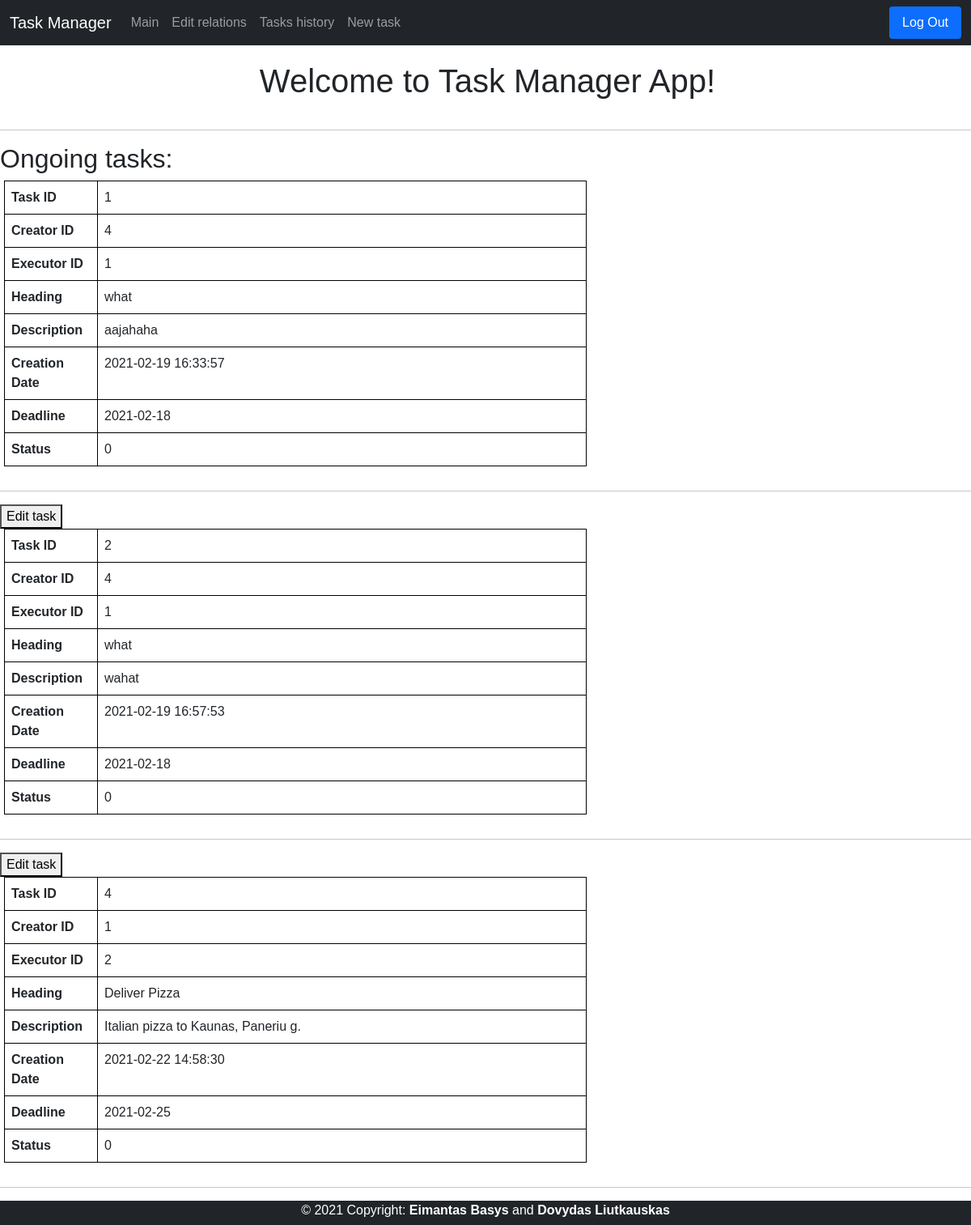
The page / (signed in) on the database its author committed.
### tables this page shows
CREATE TABLE tasks(id INTEGER PRIMARY KEY, creator_id INTEGER, executor_id INTEGER, heading TEXT, description TEXT, creation_date TIMESTAMP DEFAULT CURRENT_TIMESTAMP,
deadline_date TIMESTAMP, status INTEGER);

### application.py (the view, shortened to what this page needs)
@app.route("/", methods=["GET", "POST"])
def index():
    if request.method == "GET":
        if session.get("user_id") is None:
            return redirect("/login")
        else:
            connection = sqlite3.connect('data.db')
            db = connection.cursor()
            db.execute("SELECT * FROM tasks WHERE executor_id = ? OR creator_id = ?",
                       (session["user_id"], session["user_id"],))
            rows = db.fetchall()
            return render_template("index.html", rows=rows)

### templates/index.html (shortened to what this page needs)
{% extends "layout.html" %}
{% block main %}
<h1 class="pageTitle">Welcome to Task Manager App!</h1>
<hr>
<h2>Ongoing tasks:</h2>
{% for row in rows %}
<div class="container-2">
    <form action="/" method="POST">
        <table class="table">
            <tr class="borderr">
                <th scope="col" class="borderName">Task ID</th>
                <td class="borderr">{{ row[0] }}</td>
            </tr>
            <tr class="borderr">
                <th scope="col" class="borderName">Creator ID</th>
                <td class="borderr">{{ row[1] }}</td>
            </tr>
            <tr class="borderr">
                <th scope="col" class="borderName">Executor ID</th>
                <td class="borderr">{{ row[2] }}</td>
            </tr>
            <tr class="borderr">
                <th scope="col" class="borderName">Heading</th>
                <td class="borderr">{{ row[3] }}</td>
            </tr>
            <tr class="borderr">
                <th scope="col" class="borderName">Description</th>
                <td class="borderr">{{ row[4] }}</td>
            </tr>
            <tr class="borderr">
                <th scope="col" class="borderName">Creation Date</th>
                <td class="borderr">{{ row[5] }}</td>
            </tr>
            <tr class="borderr">
                <th scope="col" class="borderName">Deadline</th>
                <td class="borderr">{{ row[6] }}</td>
            </tr>
            <tr class="borderr">
                <th scope="col" class="borderName">Status</th>
                <td class="borderr">{{ row[7] }}</td>
            </tr>
        </table>
        <hr>
        <button type="submit" name="task_id" value="{{ row[0] }}">Edit task</button>
    </form>
</div>
{% endfor %}
{% endblock %}

### templates/layout.html (shortened to what this page needs)
<!doctype html>
<html lang="en">
<head>
  <link href="https://cdn.jsdelivr.net/npm/bootstrap@5.0.0-beta2/dist/css/bootstrap.min.css" rel="stylesheet"
>
  <link href="/static/styles.css" rel="stylesheet">
</head>
<body>
  <nav class="navbar navbar-expand-lg navbar-dark bg-dark">
    <div class="container-fluid">
      <a class="navbar-brand">Task Manager</a>
      <div class="collapse navbar-collapse justify-content-start" id="navbarNav">
        {% if session.user_id %}
        <ul class="navbar-nav">
          <li class="nav-item">
            <a class="nav-link" href='{{ url_for("index") }}'>Main</a>
          </li>
          <li class="nav-item">
            <a class="nav-link" href='{{ url_for("relations") }}'>Edit relations</a>
          </li>
          <li class="nav-item">
            <a class="nav-link" href='{{ url_for("tasks") }}'>Tasks history</a>
          </li>
          <li class="nav-item">
            <a class="nav-link" href='{{ url_for("new_task") }}'>New task</a>
          </li>
        </ul>
      </div>
      <div class="collapse navbar-collapse justify-content-end" id="navbarNav">
        <ul class="nav nav-pills">
          <li class="nav-item">
            <a class="nav-link active" href="/logout">Log Out</a>
          </li>
        </ul>
      </div>
      {% endif %}
    </div>
  </nav>
  <main>
    {% block main %}{% endblock %}
  </main>
  <div class="fixed-bottom">
    <footer>
      <a>© 2021 Copyright: <b>Eimantas Basys</b> and <b>Dovydas Liutkauskas</b></a>
    </footer>
  </div>
</body>
</html>

### static/styles.css (style rules this page uses)
footer { width: 100%; background-color: rgb(33,37,41); height: 30px; color: white; text-align: center; }
.pageTitle { padding: 20px; text-align: center; margin-left: 5px; }
.table { width: 60%; margin-left: 5px; margin-bottom: 30px; }
.borderr { border: 1px solid black; }
.borderName { width: 16%; }
body { font-family: Verdana, Geneva, Tahoma, sans-serif }

### rows shown on the page
tasks: id "1", creator "4", executor "1", heading "what", description "aajahaha", creation_date "2021-02-19 16:33:57", deadline_date "2021-02-18", status "0"
tasks: id "2", creator "4", executor "1", heading "what", description "wahat", creation_date "2021-02-19 16:57:53", deadline_date "2021-02-18", status "0"
tasks: id "4", creator "1", executor "2", heading "Deliver Pizza", description "Italian pizza to Kaunas, Paneriu g.", creation_date "2021-02-22 14:58:30", deadline_date "2021-02-25", status "0"
